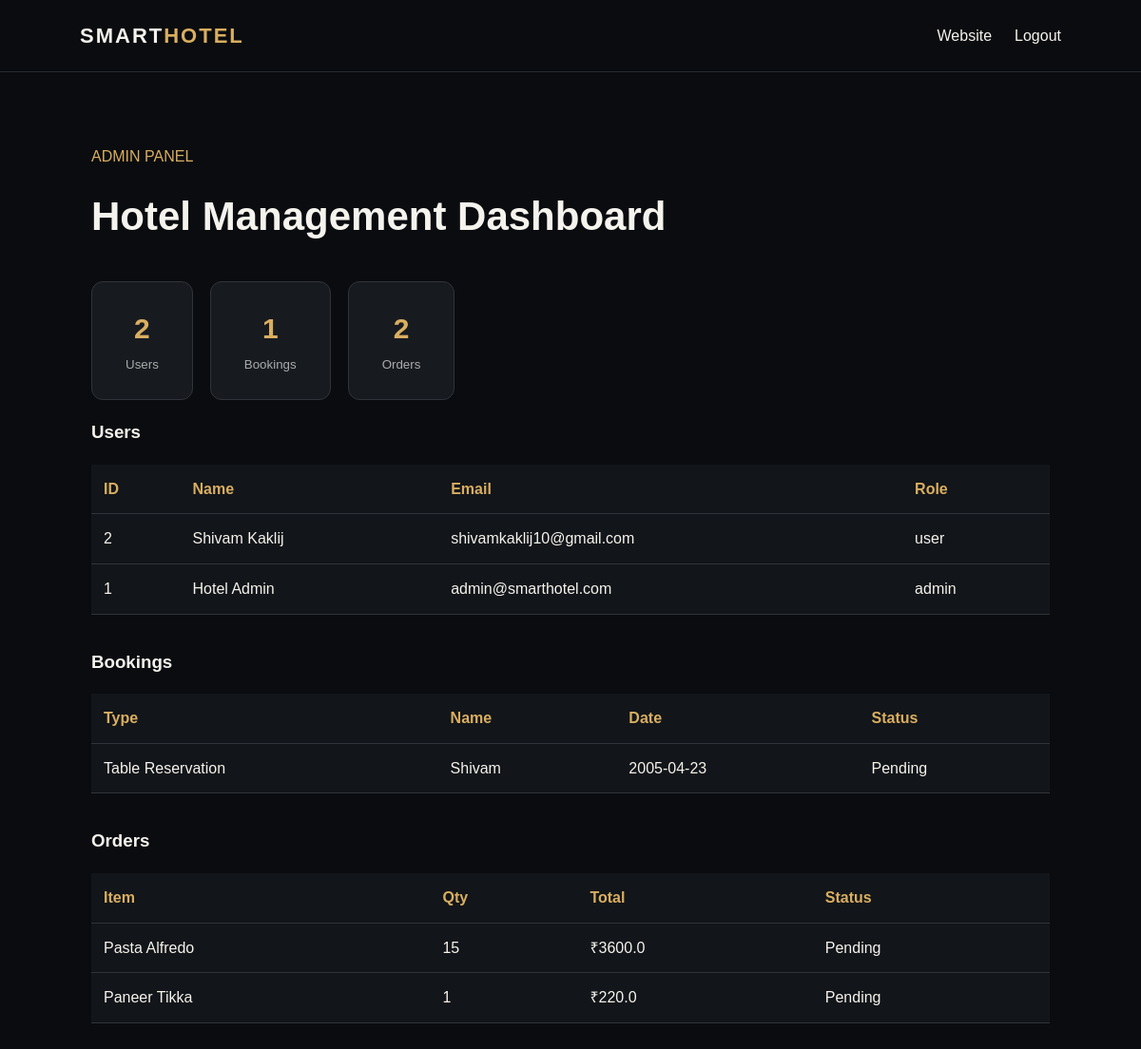
The page /admin (signed in) on the database its author committed.
### tables this page shows
CREATE TABLE users(id INTEGER PRIMARY KEY AUTOINCREMENT,name TEXT NOT NULL,email TEXT UNIQUE NOT NULL,password TEXT NOT NULL,role TEXT DEFAULT 'user');

CREATE TABLE bookings(id INTEGER PRIMARY KEY AUTOINCREMENT,user_id INTEGER,type TEXT,name TEXT,date TEXT,time TEXT,details TEXT,status TEXT DEFAULT 'Pending');

CREATE TABLE orders(id INTEGER PRIMARY KEY AUTOINCREMENT,user_id INTEGER,item TEXT,quantity INTEGER,total REAL,status TEXT DEFAULT 'Pending');

### app.py (the view)
@app.route("/admin")
def admin():
    if session.get("role") != "admin":
        return redirect(url_for("login"))
    c = db()
    users = c.execute(
        "SELECT id,name,email,role FROM users ORDER BY id DESC"
    ).fetchall()
    bookings = c.execute("SELECT * FROM bookings ORDER BY id DESC").fetchall()
    orders = c.execute("SELECT * FROM orders ORDER BY id DESC").fetchall()
    c.close()
    return render_template("admin.html", users=users, bookings=bookings, orders=orders)

### app.py (called while the page is built)
def db():
    c = sqlite3.connect(DB)
    c.row_factory = sqlite3.Row
    return c

### templates/admin.html (shortened to what this page needs)
<!DOCTYPE html>
<html>
<head>
    <link rel="stylesheet" href="{{url_for('static',filename='css/style.css')}}">
</head>
<body>
    <nav><a class="logo" href="/">SMART<span>HOTEL</span></a>
        <div class="nav"><a href="/">Website</a><a href="/logout">Logout</a></div>
    </nav>
    <section class="section top">
        <p class="gold">ADMIN PANEL</p>
        <h2>Hotel Management Dashboard</h2>
        <div class="stats">
            <div><strong>{{users|length}}</strong><small>Users</small></div>
            <div><strong>{{bookings|length}}</strong><small>Bookings</small></div>
            <div><strong>{{orders|length}}</strong><small>Orders</small></div>
        </div>
        <h3>Users</h3>
        <div class="tablewrap">
            <table>
                <tr>
                    <th>ID</th>
                    <th>Name</th>
                    <th>Email</th>
                    <th>Role</th>
                </tr>{% for x in users %}<tr>
                    <td>{{x.id}}</td>
                    <td>{{x.name}}</td>
                    <td>{{x.email}}</td>
                    <td>{{x.role}}</td>
                </tr>{% endfor %}
            </table>
        </div>
        <h3>Bookings</h3>
        <div class="tablewrap">
            <table>
                <tr>
                    <th>Type</th>
                    <th>Name</th>
                    <th>Date</th>
                    <th>Status</th>
                </tr>{% for x in bookings %}<tr>
                    <td>{{x.type}}</td>
                    <td>{{x.name}}</td>
                    <td>{{x.date}}</td>
                    <td>{{x.status}}</td>
                </tr>{% endfor %}
            </table>
        </div>
        <h3>Orders</h3>
        <div class="tablewrap">
            <table>
                <tr>
                    <th>Item</th>
                    <th>Qty</th>
                    <th>Total</th>
                    <th>Status</th>
                </tr>{% for x in orders %}<tr>
                    <td>{{x.item}}</td>
                    <td>{{x.quantity}}</td>
                    <td>₹{{x.total}}</td>
                    <td>{{x.status}}</td>
                </tr>{% endfor %}
            </table>
        </div>
    </section>
</body>
</html>

### static/css/style.css (style rules this page uses)
* { box-sizing: border-box }
html { scroll-behavior: smooth }
body { margin: 0; font-family: Arial, sans-serif; background: #0a0c0f; color: #f5f3ed; line-height: 1.6 }
a { text-decoration: none; color: inherit }
.logo { font-size: 22px; font-weight: 900; letter-spacing: 2px }
.logo span, .gold { color: #d9ae61 }
nav { height: 76px; padding: 0 7%; display: flex; justify-content: space-between; align-items: center; background: #0a0c0f; border-bottom: 1px solid #272a2e; position: relative; z-index: 10 }
.nav { display: flex; gap: 24px; align-items: center }
.section { padding: 85px 8%; max-width: 1400px; margin: auto }
.section h2 { font-size: 42px; margin: 5px 0 35px }
.stats { display: flex; gap: 18px; align-items: center }
.stats div { background: #171b20; border: 1px solid #30343a; padding: 25px 35px; border-radius: 12px; text-align: center }
.stats strong { display: block; font-size: 30px; color: #d9ae61 }
.stats small { color: #aaa }
.top { padding-top: 60px }
.tablewrap { overflow-x: auto; margin: 15px 0 35px }
table { width: 100%; border-collapse: collapse; background: #121519 }
th, td { padding: 13px; border-bottom: 1px solid #30343a; text-align: left }
th { color: #d9ae61 }

### rows shown on the page
users: id "2", name "Shivam Kaklij", email "shivamkaklij10@gmail.com", role "user"
users: id "1", name "Hotel Admin", email "admin@smarthotel.com", role "admin"
bookings: type "Table Reservation", name "Shivam", date "2005-04-23", status "Pending"
orders: item "Pasta Alfredo", quantity "15", total "3600.0", status "Pending"
orders: item "Paneer Tikka", quantity "1", total "220.0", status "Pending"

### other values the page prints
{{ users|length }} "2"
{{ bookings|length }} "1"
{{ orders|length }} "2"
